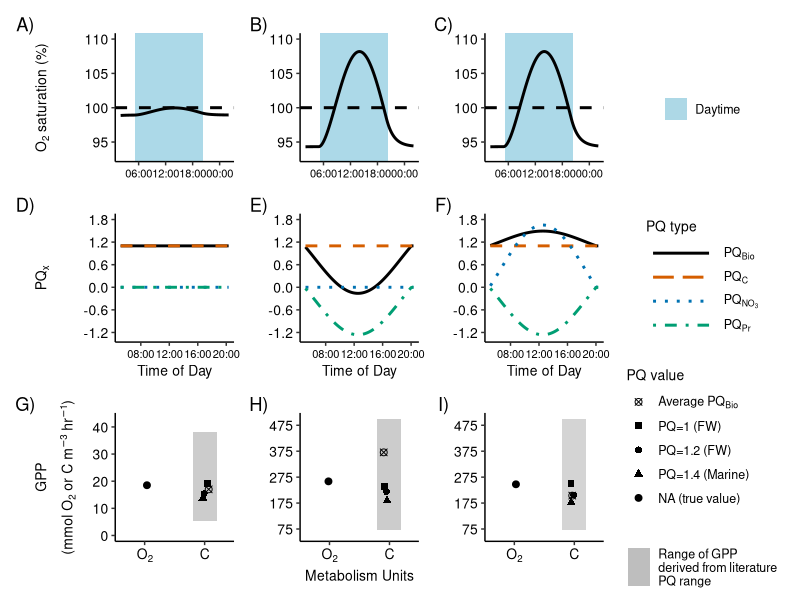

This chart was generated by the following R code:


# Load Libraries ----------------------------------------------------------

library(chron) 
library(ggplot2)
library(patchwork)
library(reshape2); library(dplyr); library(tidyr)




# Simulate time -----------------------------------------------------------


Sys.setenv(TZ='GMT')

time<-seq(from = as.numeric(chron(dates="05/21/22", times="02:00:00")),
          to=as.numeric(chron(dates="05/22/22", times="04:00:00")), by=10/1440 )
dtime<- chron(time)



# Simulate light data -----------------------------------------------------

## From Yard et al. (1995) Ecological Modelling.  Remember your trig?  
## calculate light as umol photon m-2 s-1.
## Arguments are:  
## time = a date and time input (i.e. a chron object) 
## lat = latitude of field site
## longobs = longitude of field site
## longstd = standard longitude of the field site (NOTE: watch daylight savings time!!!). For PST, longstd is be 120 degrees. But during PDT it is 105 degrees. MST is 105 deg. MDT is 90. 
## year = the year for which you collected data and is entered as "2013-01-01"


## convert degrees to radians
radi<-function(degrees){(degrees*pi/180)}

## function to estimate light
lightest<- function (time, lat, longobs, longstd, year ) {
  
  jday<-as.numeric(trunc(time)-as.numeric(as.Date(year)))
  E<- 9.87*sin(radi((720*(jday-81))/365)) - 7.53*cos(radi((360*(jday-81))/365)) - 1.5*sin(radi((360*(jday-81))/365))
  LST<-as.numeric (time-trunc(time))
  ST<-LST+(3.989/1440)*(longstd-longobs)+E/1440
  solardel<- 23.439*sin(radi(360*((283+jday)/365)))
  hourangle<-(0.5-ST)*360
  theta<- acos( sin(radi(solardel)) * sin(radi(lat)) + cos(radi(solardel)) * cos(radi(lat)) * cos(radi(hourangle)) )
  suncos<-ifelse(cos(theta)<0, 0, cos(theta))
  GI<- suncos*2326
  GI	
  
}
#end of function

## Use function to simulate light
light<- lightest(time=dtime, lat=47,  longobs=114, longstd= 105, year="2022-01-01")


# Simulate temperature ----------------------------------------------------
temp<- rep(15, length(light))  #too cold to swim in



# Function to simulate gas-exchange ---------------------------------------------------


Kcor<-function (temp,K600) {
  K600/(600/(1800.6-(temp*120.1)+(3.7818*temp^2)-(0.047608*temp^3)))^-0.5
}
#end of function

# Function to simulate oxygen concentration

osat<- function(temp, bp) {
  
  tstd<-log((298.15-temp) / (273.15 + temp))
  
  a0<-2.00907
  a1<-3.22014
  a2<-4.0501
  a3<-4.94457
  a4<- -0.256847
  a5<- 3.88767
  
  u<-10^(8.10765-(1750.286/(235+temp)))
  
  sato<-(exp(a0 + a1*tstd + a2*tstd^2 + a3*tstd^3 + a4*tstd^4+a5*tstd^5))*((bp-u)/(760-u))*1.42905
  sato
}

##end of function


# Simulate oxygen ------------------------------------------

# Function simulate low GPP oxygen
onestationsim<-function(GPP, ER, z, temp, K, light, bp, ts) {
  
  oxy.mod<-numeric(length(light))
  oxy.mod[1]<-9.97  #trial end error this first point based on the O2 data at the end of the time series
  
  # this is the metabolism equation as in Van de Bogert et al (2007) L&OMethods
  for (i in 2:length(light)) { oxy.mod[i]<-oxy.mod[i-1]+((GPP/z)*(light[i]/sum(light)))+ ER*ts/z+(Kcor(temp[i],K))*ts*(osat(temp[i],bp)-oxy.mod[i-1]) }
  oxy.mod
}
# end of function

# SCENARIO 1: Low GPP and low NO3
## Known (simulated) parameters. These values were picked to create a scenario where % O2sat stayed at or below %100
## All non-metabolic variables are held constant except light(depth, gas-exchange, pressure, temperature).
lowgpp<-0.6
lowER<--1.5# scales with GPP
depth=1 #constant
K=15 #constant
bp=760 #constant

sim_oxy<- onestationsim(GPP=lowgpp, ER=lowER,z=depth,temp=temp,light=light, K=K, bp=bp, ts=10/1440) #Run simulation function with given parameters
sim_oxy_sat<-100*sim_oxy/osat(temp, 760)# transform from concentration to O2 sat
data_lowgpp<-data.frame(dtime, sim_oxy_sat) #format
data_lowgpp$dtime<-as.POSIXct(data_lowgpp$dtime) #format
data_lowgpp$time<-as.POSIXct(data_lowgpp$dtime, format="%H:%M:%S") #format


## Plot low GPP and low NO3 % oxygen data
p1<-
  ggplot(data_lowgpp, aes(x=time, y=sim_oxy_sat))+
  geom_rect(aes( xmin=time[20], xmax=time[111], ymin=-Inf, ymax=Inf, fill="Daytime"), color=NA, alpha=0.2)+
  geom_line(size=1)+
  theme_classic()+
  ylab(expression(paste(O[2], " saturation (%)")))+
  xlab("Time of Day")+
  theme(axis.title.x=element_text(size=10,colour = "black"))+
  theme(axis.title.y=element_text(size=10,colour = "black"))+
  theme(axis.text.y=element_text(size=10,colour = "black"))+
  theme(axis.text.x=element_text(size=8,colour = "black"))+
  scale_x_datetime(date_labels = "%H:%M", date_breaks = "6 hours", limits=c(as.POSIXct("2022-05-21 02:00:00"), as.POSIXct("2022-05-22 02:00:00")))+
  scale_y_continuous(limits=c(93,110), breaks=seq(from=80, to=130, by=5))+
  geom_hline(yintercept=100,linetype="dashed", size=1)+
  theme(axis.title.x=element_blank())+
  theme(plot.title = element_text(size = 12))+
  scale_fill_manual('',
                    values = 'lightblue',  
                    guide = guide_legend(override.aes = list(alpha = 0.2)))+
  theme(legend.text=element_text(size=12),legend.position="none")
  
  
  

#SCENARIO 2: High GPP and low NO3

# Function simulate high GPP oxygen
onestationsim<-function(GPP, ER, z, temp, K, light, bp, ts) {
  
  oxy.mod<-numeric(length(light))
  oxy.mod[1]<-9.51  #trial end error this first point based on the O2 data at the end of the time series
  
  # this is the metabolism equation as in Van de Bogert et al (2007) L&OMethods
  for (i in 2:length(light)) { oxy.mod[i]<-oxy.mod[i-1]+((GPP/z)*(light[i]/sum(light)))+ ER*ts/z+(Kcor(temp[i],K))*ts*(osat(temp[i],bp)-oxy.mod[i-1]) }
  oxy.mod
}
# end of function

##parameters. These values were picked to have an O2 saturation curve that goes above 110. Only GPP and ER are different from the first scenario.
highgpp<-8
highER<--8# scales with GPP

sim_oxy<- onestationsim(GPP=highgpp, ER=highER,z=depth,temp=temp,light=light, K=K, bp=bp, ts=10/1440)
sim_oxy_sat<-100*sim_oxy/osat(temp, 760)# transform from concentration to O2 sat
data_highgpp<-data.frame(dtime, sim_oxy_sat)# format
data_highgpp$dtime<-as.POSIXct(data_lowgpp$dtime) # format
data_highgpp$time<-as.POSIXct(data_lowgpp$dtime, format="%H:%M:%S")# format


## Plot high GPP and low NO3 % oxygen data
p2<-ggplot(data_highgpp, aes(x=time, y=sim_oxy_sat))+
  geom_rect(aes( xmin=time[20], xmax=time[111], ymin=-Inf, ymax=Inf, fill="Daytime"), color=NA, alpha=0.2)+
  geom_line(size=1)+
  theme_classic()+
  ylab(expression(paste(O[2], " saturation (%)")))+
  xlab("Time of Day")+
  theme(axis.title.x=element_text(size=10,colour = "black"))+
  theme(axis.title.y=element_text(size=10,colour = "black"))+
  theme(axis.text.y=element_text(size=10,colour = "black"))+
  theme(axis.text.x=element_text(size=8,colour = "black"))+
  scale_x_datetime(date_labels = "%H:%M", date_breaks = "6 hours", limits=c(as.POSIXct("2022-05-21 02:00:00"), as.POSIXct("2022-05-22 02:00:00")))+
  scale_y_continuous(limits=c(93,110), breaks=seq(from=80, to=130, by=5))+
  geom_hline(yintercept=100,linetype="dashed", size=1)+
  theme(axis.title.x=element_blank(),axis.title.y=element_blank())+
  theme(plot.title = element_text(size = 12))+
  scale_fill_manual('',
                    values = 'lightblue',  
                    guide = guide_legend(override.aes = list(alpha = 0.2)))+
  theme(legend.text=element_text(size=12),legend.position="none")


#SCENARIO 3: High GPP and high NO3
## Plot high GPP and high NO3 % oxygen data. Same as plot 2, as in this scenario, N availability does not affect production.
p3<-ggplot(data_highgpp, aes(x=time, y=sim_oxy_sat))+
  geom_rect(aes( xmin=time[20], xmax=time[111], ymin=-Inf, ymax=Inf, fill="Daytime"), color=NA, alpha=0.2)+
  geom_line(size=1)+
  theme_classic()+
  ylab(expression(paste(O[2], " saturation (%)")))+
  xlab("Time of Day")+
  theme(axis.title.x=element_text(size=10,colour = "black"))+
  theme(axis.title.y=element_text(size=10,colour = "black"))+
  theme(axis.text.y=element_text(size=10,colour = "black"))+
  theme(axis.text.x=element_text(size=8,colour = "black"))+
  scale_x_datetime(date_labels = "%H:%M", date_breaks = "6 hours", limits=c(as.POSIXct("2022-05-21 02:00:00"), as.POSIXct("2022-05-22 02:00:00")))+
  scale_y_continuous(limits=c(93,110), breaks=seq(from=80, to=130, by=5))+
  geom_hline(yintercept=100,linetype="dashed", size=1)+
  theme(axis.title.x=element_blank(),axis.title.y=element_blank())+
  theme(plot.title = element_text(size = 12))+
  scale_fill_manual('',
                    values = 'lightblue',  
                    guide = guide_legend(override.aes = list(alpha = 1)))+
  theme(legend.position="right",legend.text=element_text(size=9), legend.title=element_text(size=10), legend.text.align = 0)
  

# Simulate PQ data based on simulated oxygen data -------------------------


# SCENARIO 1: Low GPP and low NO3

#PQ_C is the carbon portion that describes the type of organic molecule synthesized. 
#For phytoplakton this value is believed to be 1.1. 
pq_c<-1.1

#PQ_N is the NO3 portion. NO3 is low in scenario 1, so this is near zero
pq_n<-0

#PQ_pr is the photorespiration portion. Low GPP below 100% sat means no PR
pq_pr<-0

#PQ_net is all combined
pq_net<-pq_c+pq_n+pq_pr

#Format for plotting
pq_lowgpp<-melt(data.frame(as.POSIXct(dtime,format="%H:%M:%S"),pq_c, pq_n, pq_pr,pq_net ),id="as.POSIXct.dtime..format.....H..M..S..")
names(pq_lowgpp)<-c("time","factor","pq_x" )
labs<-c(expression(phantom("--")*PQ['Bio']),
        expression(PQ['C']*phantom("-")),
        expression(PQ['NO_3^-']*phantom("-")),
        expression(PQ['Pr']))
pq_lowgpp$factor<-factor(pq_lowgpp$factor, levels= c("pq_net","pq_c", "pq_n", "pq_pr"))


#Plot PQ for SCENARIO 1
p4<-ggplot(pq_lowgpp, aes(x=time, y=pq_x, color=factor(factor)))+
  geom_line(aes(linetype=factor),size=1)+
  theme_classic()+
  ylab(expression(paste(PQ[x])))+
  xlab("Time of Day")+
  theme(axis.title.x=element_text(size=10,colour = "black"))+
  theme(axis.title.y=element_text(size=10,colour = "black"))+
  theme(axis.text.y=element_text(size=10,colour = "black"))+
  theme(axis.text.x=element_text(size=8,colour = "black"))+
  scale_x_datetime(date_labels = "%H:%M", date_breaks = "4 hours", limits=c(as.POSIXct(data_lowgpp$time[20]), as.POSIXct(data_lowgpp$time[111])))+
  scale_y_continuous(limits=c(-1.3,1.8), breaks=seq(from=-1.2, to=1.8, by=0.6))+
  scale_color_manual(labels=labs, name = "PQ type",values = c("#000000","#D55E00","#0072B2","#009E73"),
                     guide=guide_legend(override.aes=list(linetype=c(1,5,3,4))))+
  scale_linetype_manual(values=c("solid", "dashed","dotted","dotdash"))+
  theme(legend.text=element_text(size=12),legend.position="none")
  
  
#SCENARIO 2: High GPP and low NO3

#PQ_C is the carbon portion that describes the type of organic molecule synthesized. 
#For phytoplakton this value is believed to be 1.1. 
pq_c<-1.1

#PQ_N is the NO3 portion. NO3 is low so this is near zero
pq_n<-0

#PQ_pr is the photorespiration portion. GPP above 100% sat means PR is occurring. 
# We scale the effect by light and a coefficient (0.00061) that represents the literature. In this case a PQ_pr that averages ~ -0.5
pq_pr<- -light*0.00061

#PQ_net is all combined
pq_net<-pq_c+pq_n+pq_pr

#Format for plotting
pq_highgpp_lown<-melt(data.frame(as.POSIXct(dtime,format="%H:%M:%S"),pq_c, pq_n, pq_pr,pq_net ),id="as.POSIXct.dtime..format.....H..M..S..")
names(pq_highgpp_lown)<-c("time","factor","pq_x" )
pq_highgpp_lown$factor<-factor(pq_highgpp_lown$factor, levels= c("pq_net","pq_c", "pq_n", "pq_pr"))


# Plot PQ for SCENARIO 2
p5<-ggplot(pq_highgpp_lown, aes(x=time, y=pq_x, color=factor(factor)))+
  geom_line(aes(linetype=factor),size=1)+
  theme_classic()+
  ylab(expression(paste(PQ[x])))+
  xlab("Time of Day")+
  theme(axis.title.x=element_text(size=10,colour = "black"))+
  theme(axis.title.y=element_text(size=10,colour = "black"))+
  theme(axis.text.y=element_text(size=10,colour = "black"))+
  theme(axis.text.x=element_text(size=8,colour = "black"))+
  scale_x_datetime(date_labels = "%H:%M", date_breaks = "4 hours", limits=c(as.POSIXct(data_lowgpp$time[20]), as.POSIXct(data_lowgpp$time[111])))+
  scale_y_continuous(limits=c(-1.3,1.8), breaks=seq(from=-1.2, to=1.8, by=0.6))+
  scale_color_manual(labels=labs, name = "PQ type",values = c("#000000","#D55E00","#0072B2","#009E73"),
                     guide=guide_legend(override.aes=list(linetype=c(1,5,3,4))))+
  scale_linetype_manual(values=c("solid", "dashed","dotted","dotdash"))+
  theme(legend.position="none")+
  theme(axis.title.y=element_blank())


#SCENARIO 3: High GPP and high NO3

#PQ_C is the carbon portion that describes the type of organic molecule synthesized. 
#For phytoplakton this value is believed to be 1.1. 
pq_c<-1.1

#PQ_N is the NO3 portion. NO3 is high so we scale the effect by light and a coefficient (0.0008) that represents the literature. In this case a PQ_NO3 that averages ~ +0.6
pq_n<- light*0.0008

#PQ_pr is the photorespiration portion. # We scale the effect by light and a coefficient (0.00061) that represents the literature. In this case a PQ_pr that averages ~ -0.5
pq_pr<- -light*0.00061

#PQ_net is all combined
pq_net<-pq_c+pq_n+pq_pr

#Format for plot
pq_highgpp_highn<-melt(data.frame(as.POSIXct(dtime,format="%H:%M:%S"),pq_c, pq_n, pq_pr,pq_net ),id="as.POSIXct.dtime..format.....H..M..S..")
names(pq_highgpp_highn)<-c("time","factor","pq_x" )
labs<-c(expression(PQ['Bio']),
        expression(PQ['C']),
        expression(PQ[NO[3]]),
        expression(PQ['Pr']))
pq_highgpp_highn$factor<-factor(pq_highgpp_highn$factor, levels= c("pq_net","pq_c", "pq_n", "pq_pr"))


# Plot PQ for SCENARIO 3
p6<-ggplot(pq_highgpp_highn, aes(x=time, y=pq_x, color=factor))+
  geom_line(aes(linetype=factor),size=1)+
  theme_classic()+
  ylab(expression(paste(PQ[x])))+
  xlab("Time of Day")+
  theme(axis.title.x=element_text(size=10,colour = "black"))+
  theme(axis.title.y=element_text(size=10,colour = "black"))+
  theme(axis.text.y=element_text(size=10,colour = "black"))+
  theme(axis.text.x=element_text(size=8,colour = "black"))+
  scale_x_datetime(date_labels = "%H:%M", date_breaks = "4 hours", limits=c(as.POSIXct(data_lowgpp$time[20]), as.POSIXct(data_lowgpp$time[111])))+
  scale_y_continuous(limits=c(-1.3,1.8), breaks=seq(from=-1.2, to=1.8, by=0.6))+
  #scale_color_discrete(labels=labs, name = "PQ type")+
  scale_color_manual(labels=labs, name = "PQ type",values = c("#000000","#D55E00","#0072B2","#009E73"),
                     guide=guide_legend(override.aes=list(linetype=c(1,5,3,4))))+
  scale_linetype_manual(values=c("solid", "dashed","dotted","dotdash"))+
  theme(legend.position="right",legend.text=element_text(size=9), legend.title=element_text(size=10), legend.text.align = 0)+
  theme(axis.title.y=element_blank(),legend.key.width = unit(3.5,"line"))+
  guides(linetype = "none")
  


# Calculate carbon-based GPP using simulated oxygen-based GPP --------------


# Common used and literature PQ values
pq_fw1<-1 #Common value used in the freshwater sciences
pq_fw2<-1.2 #Common value used in the freshwater sciences
pq_mar<-1.4 #Common value used in the marine sciences
pq_min<-0.5 #Lower measured value from the literature. This is a conservative value.
pq_max<-3.5 #Higher measured value from the literature. This is a conservative value. 

# SCENARIO 1: Low GPP and low NO3
##Take the mean of PQ_net from Scenario 1
pq_net<-mean(pq_lowgpp[pq_lowgpp$factor == "pq_net",]$pq_x )

##Calculate 
gpp_o2<-19 ##Fixed low oxygen based GPP (in mmmol per meter-cubed per hour)
gpp_c_fw1<-gpp_o2/pq_fw1
gpp_c_fw2<-gpp_o2/pq_fw2
gpp_c_mar<-gpp_o2/pq_mar
gpp_c_min<-gpp_o2/pq_min
gpp_c_max<-gpp_o2/pq_max
gpp_c_true<-gpp_o2/pq_net

#Format
values<-c(gpp_o2, gpp_c_fw1,gpp_c_fw2,gpp_c_mar, gpp_c_true )
var<-c(1,1.5,1.5,1.5,1.5)
factor<-c("", "fw1", "fw2", "mar", "true")
data<-data.frame(values, var, factor)
data$factor<-factor(data$factor, levels= c("true","min", "fw1", "fw2","mar", ""))

# Plot O and C-based metabolism with different PQ values for scenario 1
p7<-ggplot(data, aes(x=var, y=values, group=factor(factor)))+
  geom_jitter(aes(shape=factor(factor)),size=2, width=0.05)+
  theme_classic()+
  ylab(expression(atop("GPP", paste("(mmol ", O[2]," or C ", m^-3," ",hr^-1,")"))))+
  xlab("Metabolism Units")+
  theme(axis.title.x=element_text(size=10,colour = "black"))+
  theme(axis.title.y=element_text(size=10,colour = "black",hjust = 0.5))+
  theme(axis.text.y=element_text(size=10,colour = "black"))+
  theme(axis.text.x=element_text(size=10,colour = "black"))+
  scale_y_continuous(limits=c(0,43), breaks=seq(from=0, to=40, by=10))+
  scale_x_continuous(limits=c(0.8, 1.7), breaks=c(1, 1.5), labels=c(expression(paste(, O[2],)), "C"))+
  scale_shape_manual(values=c(13,15, 16, 17,19),labels=labs, name = "PQ value")+ 
  theme(legend.position="none")+
  theme(axis.title.x=element_blank())+
  annotate("rect", xmin=1.4, xmax=1.6, ymin=gpp_c_min, ymax=gpp_c_max, fill = "black", alpha=.2)


# SCENARIO 2: High GPP and low NO3
pq_net<-mean(pq_highgpp_lown[pq_highgpp_lown$factor == "pq_net",]$pq_x )


gpp_o2<-250 ##Fixed high oxygen based GPP (in mmmol per meter-cubed per hour)
gpp_c_fw1<-gpp_o2/pq_fw1
gpp_c_fw2<-gpp_o2/pq_fw2
gpp_c_mar<-gpp_o2/pq_mar
gpp_c_min<-gpp_o2/pq_min
gpp_c_max<-gpp_o2/pq_max
gpp_c_true<-gpp_o2/pq_net

# format
values<-c(gpp_o2, gpp_c_fw1,gpp_c_fw2,gpp_c_mar, gpp_c_true )
var<-c(1,1.5,1.5,1.5,1.5)
factor<-c("", "fw1", "fw2", "mar", "true")
data<-data.frame(values, var, factor)
data$factor<-factor(data$factor, levels= c("true","min", "fw1", "fw2","mar", ""))

# Plot O and C-based metabolism with different PQ values for scenario 2
p8<-ggplot(data, aes(x=var, y=values, group=factor(factor)))+
  geom_jitter(aes(shape=factor(factor)),size=2, width=0.05)+
  theme_classic()+
  ylab(expression(paste("GPP (mmol ", O[2]," ", m^-3," ",hr^-1 ,")")))+
  xlab("Metabolism Units")+
  theme(axis.title.x=element_text(size=10,colour = "black"))+
  theme(axis.title.y=element_text(size=10,colour = "black"))+
  theme(axis.text.y=element_text(size=10,colour = "black"))+
  theme(axis.text.x=element_text(size=10,colour = "black"))+
  scale_y_continuous(limits=c(50,500), breaks=seq(from=75, to=475, by=100))+
  scale_x_continuous(limits=c(0.8, 1.7), breaks=c(1, 1.5), labels=c(expression(paste(, O[2],)), "C"))+
  scale_shape_manual(values=c(13,15, 16, 17,19),labels=labs, name = "PQ value")+ 
  theme(axis.title.y=element_blank())+
  theme(legend.position="none")+
  annotate("rect", xmin=1.4, xmax=1.6, ymin=gpp_c_min, ymax=gpp_c_max, fill = "black", alpha=.2)


# SCENARIO 2: High GPP and high NO3
pq_net<-mean(pq_highgpp_highn[pq_highgpp_highn$factor == "pq_net",]$pq_x )

gpp_o2<-250 ##Fixed high oxygen based GPP (in mmmol per meter-cubed per hour)
gpp_c_fw1<-gpp_o2/pq_fw1
gpp_c_fw2<-gpp_o2/pq_fw2
gpp_c_mar<-gpp_o2/pq_mar
gpp_c_min<-gpp_o2/pq_min
gpp_c_max<-gpp_o2/pq_max
gpp_c_true<-gpp_o2/pq_net


values<-c(gpp_o2, gpp_c_fw1,gpp_c_fw2,gpp_c_mar, gpp_c_true )
var<-c(1,1.5,1.5,1.5,1.5)
factor<-c("", "fw1", "fw2", "mar", "true")
data<-data.frame(values, var, factor)
data$factor<-factor(data$factor, levels= c("true","min", "fw1", "fw2","mar", ""))
labs<-c(expression(Average~PQ['Bio']),
        "PQ=1 (FW)",
        "PQ=1.2 (FW)",
        "PQ=1.4 (Marine)",
        "NA (true value)")


# Plot O and C-based metabolism with different PQ values for scenario 3
p9<-ggplot(data, aes(x=var, y=values))+
  geom_rect(aes(xmin=1.4, xmax=1.6, ymin=gpp_c_min, ymax=gpp_c_max, fill="Range of GPP\nderived from literature\nPQ range"), color=NA, alpha=0.2)+
  geom_jitter(aes(shape=factor(factor)),size=2, width=0.05)+
  theme_classic()+
  ylab(expression(paste("GPP (mmol ", O[2]," ", m^-3," ",hr^-1 ,")")))+
  xlab("Metabolism Units")+
  theme(axis.title.x=element_text(size=10,colour = "black"))+
  theme(axis.title.y=element_text(size=10,colour = "black"))+
  theme(axis.text.y=element_text(size=10,colour = "black"))+
  theme(axis.text.x=element_text(size=10,colour = "black"))+
  scale_y_continuous(limits=c(50,500), breaks=seq(from=75, to=475, by=100))+
  scale_x_continuous(limits=c(0.8, 1.7), breaks=c(1, 1.5), labels=c(expression(paste(, O[2],)), "C"))+
  scale_shape_manual(values=c(13,15, 16, 17, 19), 
                     breaks= c("true", "fw1", "fw2", "mar", ""), 
                     labels=labs,
                     name = "PQ value")+  
  theme(legend.position="right",legend.text=element_text(size=9), legend.title=element_text(size=10), legend.text.align = 0)+
  theme(axis.title.y=element_blank(),axis.title.x=element_blank())+
  scale_fill_manual('',
                    values = 'gray',  
                    guide = guide_legend(override.aes = list(alpha = 1)))+
  theme(legend.spacing.y=unit(-0.02, "cm"))+
  guides(rect = guide_legend(order=2),
         shape = guide_legend(order=1))

pdf(file="~/GitHub/metabolism-PQ/diel.pdf",
    width=8, height=5)   

#Patch plots together and add labels
patchwork<-p1/p4/p7 | p2/p5/p8 | p3/p6/p9

patchwork + plot_annotation(tag_levels = list(c('A)', 'D)','G)','B)','E)','H)','C)','F)','I)')))
dev.off()
                  
